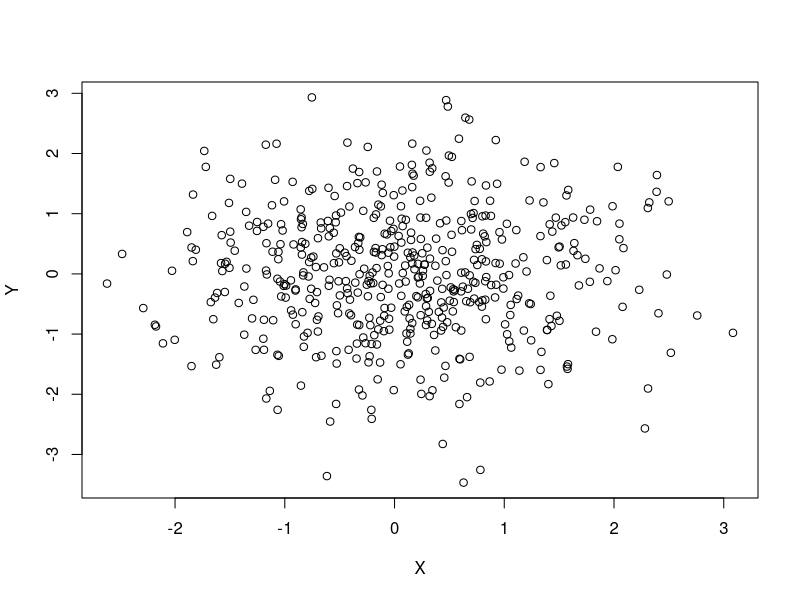
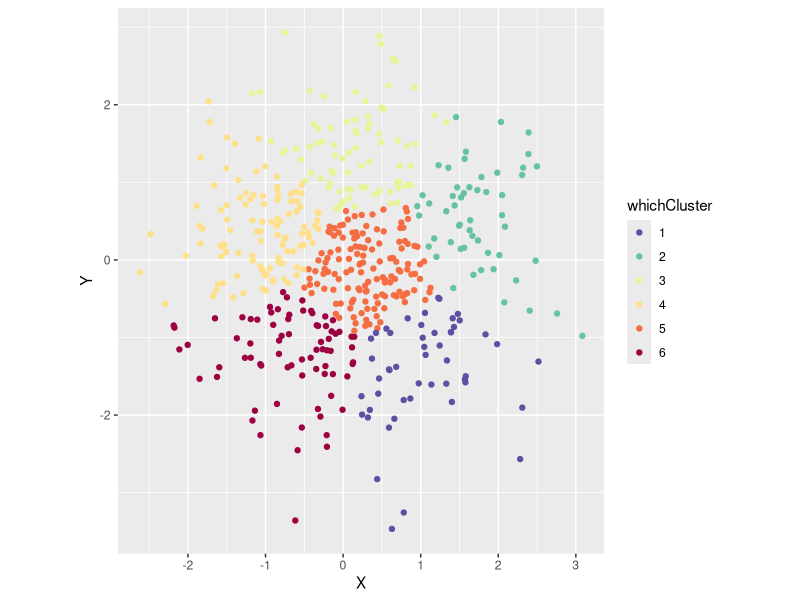
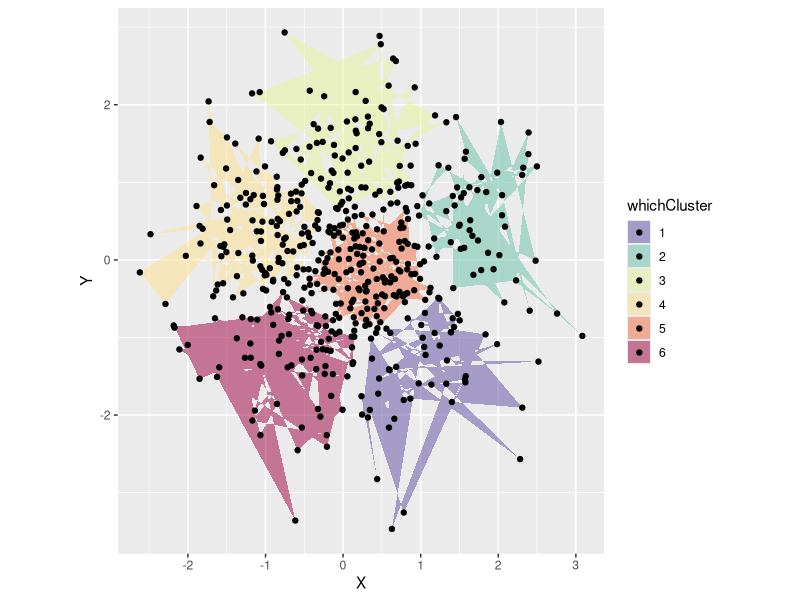
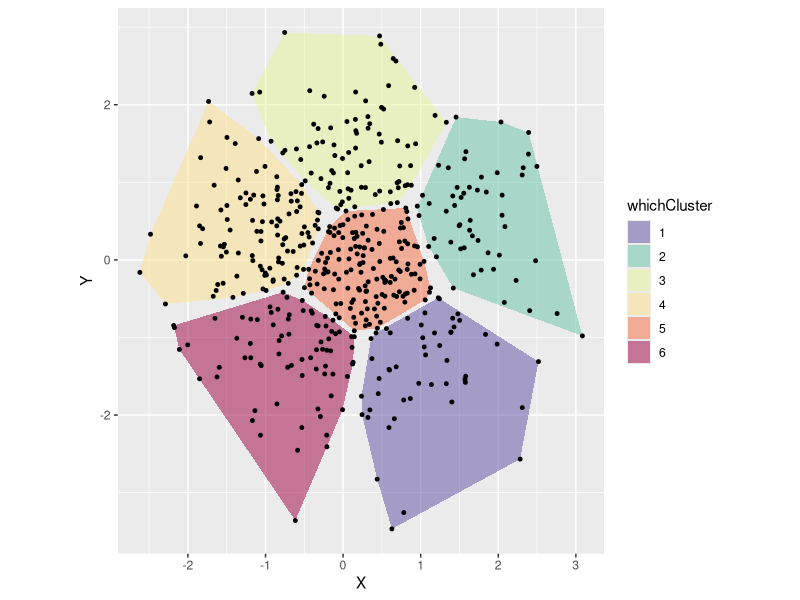

The R script that drew these images, in order:
# Description : From holey polygons to convex hulls
# Website : http://is-r.tumblr.com/post/33356702763/from-holey-polygons-to-convex-hulls

# Highlighting clusters, with chull()

doInstall <- TRUE # Change to FALSE if you don't want packages installed.
toInstall <- c("ggplot2", "RColorBrewer")
if(doInstall){install.packages(toInstall, repos = "http://cran.us.r-project.org")}
lapply(toInstall, library, character.only = TRUE)

# Generate some data
nn <- 500
myData <- data.frame(X = rnorm(nn),
                     Y = rnorm(nn))

plot(myData)

# K-means clustering of this data
setK = 6 # How many clusters?
clusterSolution <- kmeans(myData, centers = setK)

myData$whichCluster <- factor(clusterSolution$cluster)

# One plotting approach, just colored points:
zp1 <- ggplot(data = myData,
              aes(x = X, y = Y, colour = whichCluster))
zp1 <- zp1 + geom_point()
zp1 <- zp1 + coord_equal()
zp1 <- zp1 + scale_colour_manual(values = colorRampPalette(rev(brewer.pal(11, "Spectral")))(setK))
print(zp1)

# Another approach (which does not work):
zp2 <- ggplot(data = myData,
              aes(x = X, y = Y, fill = whichCluster))
zp2 <- zp2 + geom_polygon(alpha = 1/2) # Wow! Look at those zany polygons!
zp2 <- zp2 + geom_point(colour = "BLACK")
zp2 <- zp2 + coord_equal()
zp2 <- zp2 + scale_fill_manual(values = colorRampPalette(rev(brewer.pal(11, "Spectral")))(setK))
print(zp2)

# Identify the convex hull, in three steps
# See also: http://www.jstatsoft.org/v40/i01/paper
splitData <- split(myData, myData$whichCluster)
appliedData <- lapply(splitData, function(df){
  df[chull(df), ] # chull really is useful, even outside of contrived examples.
})
combinedData <- do.call(rbind, appliedData)
# do.call is useful for combining anything post-*apply

# Now, try the previous plot again
zp3 <- ggplot(data = myData,
              aes(x = X, y = Y))
zp3 <- zp3 + geom_polygon(data = combinedData, # This is also a nice example of how to plot
                          aes(x = X, y = Y, fill = whichCluster), # two superimposed geoms
                          alpha = 1/2) # from different data.frames
zp3 <- zp3 + geom_point(size = 1)
zp3 <- zp3 + coord_equal()
zp3 <- zp3 + scale_fill_manual(values = colorRampPalette(rev(brewer.pal(11, "Spectral")))(setK))
print(zp3)
